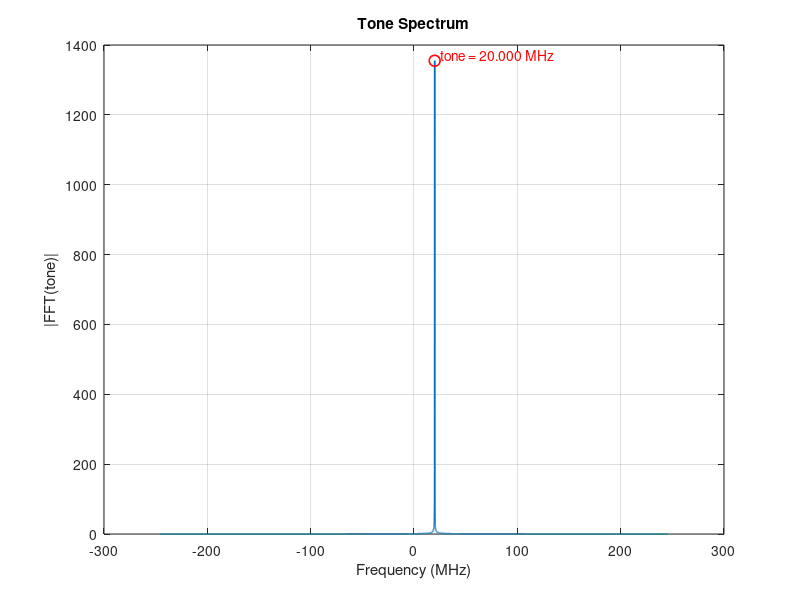

Source code (MATLAB): (Note: this script raises an error after producing the figure.)
close all;
clear;
clc;

%% BR3109 waveform generator
% 1) Generate complex single-tone (I/Q) with configurable Fs/Ftone/Amplitude
% 2) Quantize to signed 16-bit DAC samples
% 3) Save to file (default: one 32-bit HEX word per line, [31:16]=Q, [15:0]=I)

%% User config
cfg = struct();
cfg.Fs_Hz        = 491.52e6;   % sample rate, 491.52e6, 245.76e6
cfg.Ftone_Hz     = 20e6;      % tone frequency
cfg.ampFS        = 0.1;        % amplitude in full-scale (0..1)
cfg.phase_rad    = 0;          % initial phase
cfg.numSamples   = 16384;      % number of complex samples

% Quantization
cfg.dacBits      = 16;
cfg.fullScale    = (2^(cfg.dacBits-1) - 1); % 32767 for 16-bit
cfg.roundingMode = "round";    % "round" | "floor" | "ceil" | "fix"

% Output format
% "txdata32_hex": each line has 5 word, and each word = {Q[15:0], I[15:0]}
cfg.outFormat    = "txdata32_hex";
cfg.outFile      = fullfile(pwd, "br3109_tone_out.txt");

%% Generate complex single-tone
n = (0:cfg.numSamples-1).';
tone = cfg.ampFS .* exp(1j * (2*pi*(cfg.Ftone_Hz/cfg.Fs_Hz).*n + cfg.phase_rad));

if 1
N = cfg.numSamples;
spec = fftshift(abs(fft(tone)));
f_Hz = (-N/2:N/2-1).' * (cfg.Fs_Hz / N);
[~, tone_idx] = min(abs(f_Hz - cfg.Ftone_Hz));

figure;
plot(f_Hz / 1e6, spec, 'LineWidth', 1.1);
grid on;
xlabel('Frequency (MHz)');
ylabel('|FFT(tone)|');
title('Tone Spectrum');
hold on;
plot(f_Hz(tone_idx) / 1e6, spec(tone_idx), 'ro', 'MarkerSize', 8, 'LineWidth', 1.2);
text(f_Hz(tone_idx) / 1e6, spec(tone_idx), sprintf('  tone = %.3f MHz', cfg.Ftone_Hz / 1e6), ...
    'Color', 'r', 'VerticalAlignment', 'bottom');
hold off;
end

I = real(tone);
Q = imag(tone);

%%
I_fixed = int16(imag(tone) * 32767);
Q_fixed = int16(real(tone) * 32767);

I_hex = dec2hex(typecast(I_fixed, 'uint16'), 4); % Convert to 16-bit hex
Q_hex = dec2hex(typecast(Q_fixed, 'uint16'), 4); % Convert to 16-bit hex

% Combine the hex strings into the desired format
hexStrings = strcat('0x', I_hex, Q_hex);

% Save to a text file
ftone_MHz = cfg.Ftone_Hz / 1e6;
ftone_str = strrep(sprintf('%.3g', ftone_MHz), '.', 'p');
fileName = ['br3109_waveform_hex_', ftone_str, 'M.txt'];
fileID = fopen(fileName, 'w');
for i = 1:5:length(hexStrings)
    % Process up to 5 samples per line
    endIdx = min(i+4, length(hexStrings));
    for j = i:endIdx
        fprintf(fileID, '%s, ', hexStrings(j, :));
    end
    fprintf(fileID, '\n');
end
fclose(fileID);

%%
if 1
    %% Quantize to int16
    I_q = quantize_to_int16(I, cfg.fullScale, cfg.roundingMode);
    Q_q = quantize_to_int16(Q, cfg.fullScale, cfg.roundingMode);
else
    %% 生成递增序列，用于测试，I_q和Q_q分别为0,1,2,...,numSamples-1，且Q_q比I_q大1000
    I_q = int16(mod((0:cfg.numSamples-1), cfg.fullScale));
    Q_q = int16(mod((1000:cfg.numSamples-1+1000), cfg.fullScale));
end

% create a file and save  I_q, Q_q follow this example:
% 先将I和Q量化为int32格式，Q在高16位，I在低16位，然后保存为十六进制格式, 每行包含5个样本
fileID = fopen(cfg.outFile, 'w');
for k = 1:5:cfg.numSamples
    % Process up to 5 samples per line
    endIdx = min(k+4, cfg.numSamples);
    for j = k:endIdx
        word = bitshift(uint32(Q_q(j)), 16) + uint32(I_q(j));
        fprintf(fileID, '0x%08X, ', word);
    end
    fprintf(fileID, '\n');
end
fclose(fileID);
disp(['Waveform saved to file: ', cfg.outFile]);

%% Helper function: Quantize to int16
function x_q = quantize_to_int16(x, fullScale, roundingMode)
    % Scale
    x_scaled = x * fullScale;
    
    % Rounding
    switch roundingMode
        case "round"
            x_rounded = round(x_scaled);
        case "floor"
            x_rounded = floor(x_scaled);
        case "ceil"
            x_rounded = ceil(x_scaled);
        case "fix"
            x_rounded = fix(x_scaled);
        otherwise
            error('Invalid rounding mode');
    end
    
    % Clip to int16 range
    x_clipped = max(min(x_rounded, fullScale), -fullScale-1);
    
    % Convert to int16
    x_q = int16(x_clipped);
end
